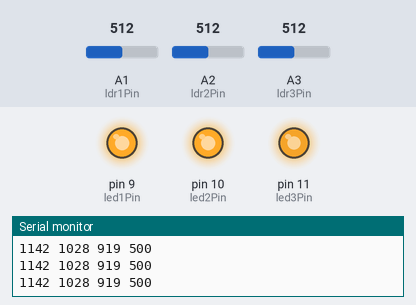
A sketch run on a simulated Arduino Uno, built with avr-gcc and run on an emulated ATmega328P. On the bench: output pins drawn as LEDs (lit = HIGH), the last lines printed to the serial monitor. Inputs (shaded band) come from the test bench; at power-on: A3 (ldr3Pin) = 512, A1 (ldr1Pin) = 512, A2 (ldr2Pin) = 512.

Above: at 1.2 s.
1.3 s: A3 (ldr3Pin) set to 537
At 1.8 s:
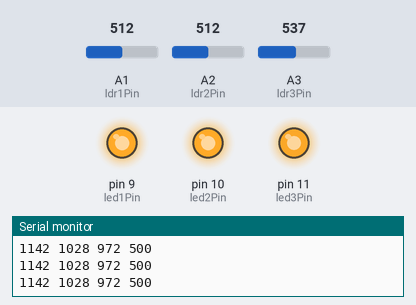
4.3 s: A3 (ldr3Pin) set to 560
At 4.7 s:
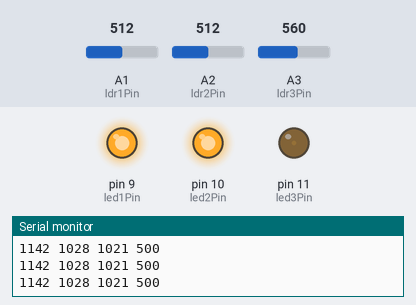
5.8 s: A1 (ldr1Pin) set to 440
At 6.5 s:
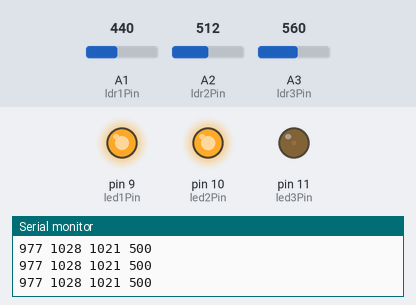
7.3 s: A2 (ldr2Pin) set to 5
At 8.1 s:
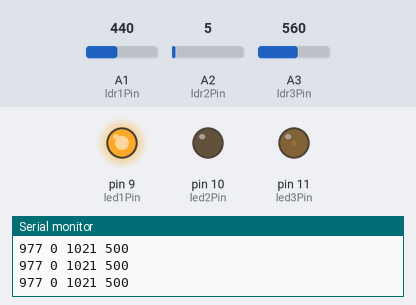
8.8 s: A3 (ldr3Pin) set to 540
At 9.7 s:
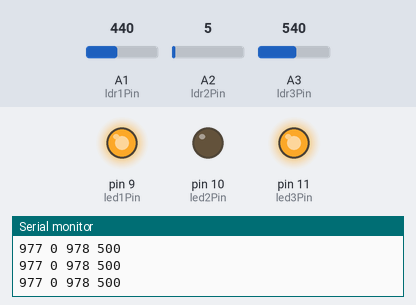
10.3 s: A2 (ldr2Pin) set to 77
13.3 s: A2 (ldr2Pin) set to 89
At 14.1 s:
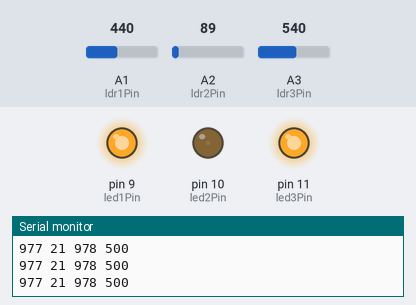
Timing chart, 0 to 15.8 s (numbered marks = the images above; inputs shaded):
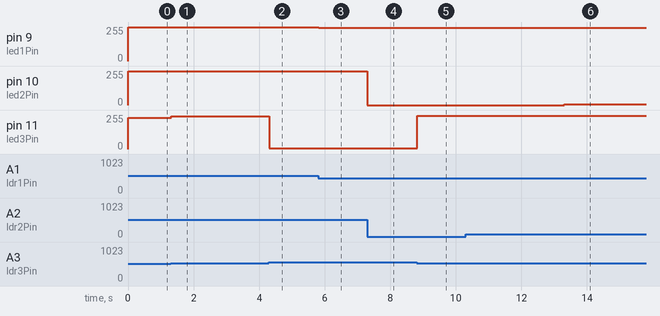

Measured:
- the behaviour switches between 549 and 550 on A3 (ldr3Pin) (found by bisection; images 1 and 2)
- after the input at 1.3 s, pin 11 (led3Pin): 234/255 → 247/255 at once
- after the input at 4.3 s, pin 11 (led3Pin): 247/255 → 4/255 at once
- after the input at 5.8 s, pin 9 (led1Pin): 255/255 → 249/255 at once
- after the input at 7.3 s, pin 10 (led2Pin): 255/255 → 0/255 at once
- after the input at 8.8 s, pin 11 (led3Pin): 4/255 → 249/255 at once
- after the input at 13.3 s, pin 10 (led2Pin): 0/255 → 5/255 at once

The sketch:

SerialCommunicationWith4LDR_To_Max.ino
```cpp
// THIS IS TO SEND THE 3 VALUES FROM THE 3LDRs to MAX|MSP

// INSTRUCTIONS:
// For schematics of the LDR --follow the pic in this folder.


// Connect LDR to Analog pins:  LDR1 TO A1, LDR2 TO A2, LDR3 TO A3.
// Connect LED to Digital PWM Pins(Note this is optional - just for visual feed back of the intensity of the ldr that with the LEDs): LED1 TO 9, LED2 TO 10, LED3 TO 11

// Calibrate the LDR values.
// find the min and max ranges and update accordingly
//_______________________________________________

// LDR PINS
const int ldr1Pin = A1;
const int ldr2Pin = A2;
const int ldr3Pin = A3;


// LED PINS
// Use pins 3,5,6,9,10,11 only for digital pwm analog o/p
const int led1Pin = 9;
const int led2Pin = 10;
const int led3Pin = 11;

//CALIBRATION - varies depending on light condition of diff places (edit this first)
//Edit this if you realise the values are larger/smaller than you expect, depending on the light condition of the place
//Base value is 100 -- adjust minutely - increase  if you want the output values to be large (brighter) ; decrease if you want the output values to be smaller (dimmer)
//(Note that this just varies the min values of the 3 ldrs one shot)


//CALIBRATION - for actual range
//Tested Values are ---     most min (lowest it can get): abt 5-20,      min(covered with finger to top): abt 20,       max (with phone flash direct on it): abt 450-500
int minLdr1 = 15;
int maxLdr1 = 450;

 //Tested Values are ---     most min (lowest it can get): abt 45-80,      min(covered with finger to top): abt 95-105,       max (with phone flash direct on it): abt 500-600
int minLdr2 = 80;
int maxLdr2 = 500;

//Tested Values are ---     most min (lowest it can get): abt 50-80,      min(covered with finger to top): abt 100-120,       max (with phone flash direct on it): abt 550-650
int minLdr3 = 80;
int maxLdr3 = 550;


//_______________________________________________


void setup() {

Serial.begin(9600);

pinMode(ldr1Pin, INPUT);
pinMode(ldr2Pin, INPUT);
pinMode(ldr3Pin, INPUT);

pinMode(led1Pin, OUTPUT);
pinMode(led2Pin, OUTPUT);
pinMode(led3Pin, OUTPUT);

}

void loop() {

int rawLdr1Val = analogRead(ldr1Pin);
int rawLdr2Val = analogRead(ldr2Pin);
int rawLdr3Val = analogRead(ldr3Pin);

// Normalise to be postitive (sometimes values will be below threshold for some reason - cant allow this to happen)
if (rawLdr1Val < minLdr1) { rawLdr1Val = minLdr1; }
if (rawLdr2Val < minLdr2) { rawLdr2Val = minLdr2; }
if (rawLdr3Val < minLdr3) { rawLdr3Val = minLdr3; }

int ldr1Val = map(rawLdr1Val, minLdr1, maxLdr1, 0, 1000);
int ldr2Val = map(rawLdr2Val, minLdr2, maxLdr2, 0, 1000);
int ldr3Val = map(rawLdr3Val, minLdr3, maxLdr3, 0, 1000);
int ldr4Val = 500; // TO BE CHANGED

int outputLed1Val = map(ldr1Val, 0, 1000, 0, 255); // Re-map back to show intensity on LED
int outputLed2Val = map(ldr2Val, 0, 1000, 0, 255); // Re-map back to show intensity on LED
int outputLed3Val = map(ldr3Val, 0, 1000, 0, 255); // Re-map back to show intensity on LED

// Show Intensity on LED
analogWrite(led1Pin, outputLed1Val);
analogWrite(led2Pin, outputLed2Val);
analogWrite(led3Pin, outputLed3Val);


Serial.print(ldr1Val);
Serial.print(" ");
Serial.print(ldr2Val);
Serial.print(" ");
Serial.print(ldr3Val);
Serial.print(" ");
Serial.println(ldr4Val);


}
```
